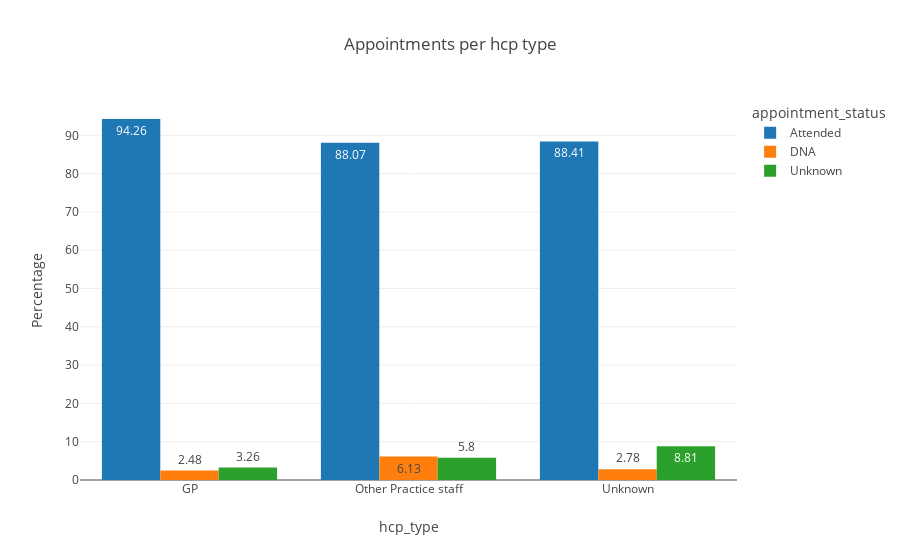

The notebook cell this image was saved under:
### Code cell
data = ar.groupby(['hcp_type','appointment_status'])['count_of_appointments'].agg('sum').reset_index()
data['Percentage'] = 100 * data['count_of_appointments'] / data.groupby('hcp_type')['count_of_appointments'].transform('sum')
data['Percentage'] = data['Percentage'].apply(lambda x: '{0:.2f}%'.format(x))

fig = px.bar(data, x='hcp_type', y='Percentage',color='appointment_status',
        title='Appointments per hcp type', template='none', text_auto= True)   
fig.update_layout(barmode='group')
fig.show()

### Figure 1 — Plotly figure (JSON) as saved in the notebook; plotly's stock layout.template omitted (floating-point values rounded to 4 significant figures)
{"data": [{"alignmentgroup": "True", "hovertemplate": "appointment_status=Attended<br>hcp_type=%{x}<br>Percentage=%{y}<extra></extra>", "legendgroup": "Attended", "marker": {"color": "#1F77B4", "pattern": {"shape": ""}}, "name": "Attended", "offsetgroup": "Attended", "orientation": "v", "showlegend": true, "textposition": "auto", "texttemplate": "%{y}", "type": "bar", "x": ["GP", "Other Practice staff", "Unknown"], "xaxis": "x", "y": ["94.26%", "88.07%", "88.41%"], "yaxis": "y"}, {"alignmentgroup": "True", "hovertemplate": "appointment_status=DNA<br>hcp_type=%{x}<br>Percentage=%{y}<extra></extra>", "legendgroup": "DNA", "marker": {"color": "#FF7F0E", "pattern": {"shape": ""}}, "name": "DNA", "offsetgroup": "DNA", "orientation": "v", "showlegend": true, "textposition": "auto", "texttemplate": "%{y}", "type": "bar", "x": ["GP", "Other Practice staff", "Unknown"], "xaxis": "x", "y": ["2.48%", "6.13%", "2.78%"], "yaxis": "y"}, {"alignmentgroup": "True", "hovertemplate": "appointment_status=Unknown<br>hcp_type=%{x}<br>Percentage=%{y}<extra></extra>", "legendgroup": "Unknown", "marker": {"color": "#2CA02C", "pattern": {"shape": ""}}, "name": "Unknown", "offsetgroup": "Unknown", "orientation": "v", "showlegend": true, "textposition": "auto", "texttemplate": "%{y}", "type": "bar", "x": ["GP", "Other Practice staff", "Unknown"], "xaxis": "x", "y": ["3.26%", "5.80%", "8.81%"], "yaxis": "y"}], "layout": {"barmode": "group", "legend": {"title": {"text": "appointment_status"}, "tracegroupgap": 0}, "title": {"text": "Appointments per hcp type"}, "xaxis": {"anchor": "y", "domain": [0, 1], "title": {"text": "hcp_type"}}, "yaxis": {"anchor": "x", "domain": [0, 1], "title": {"text": "Percentage"}}}}
